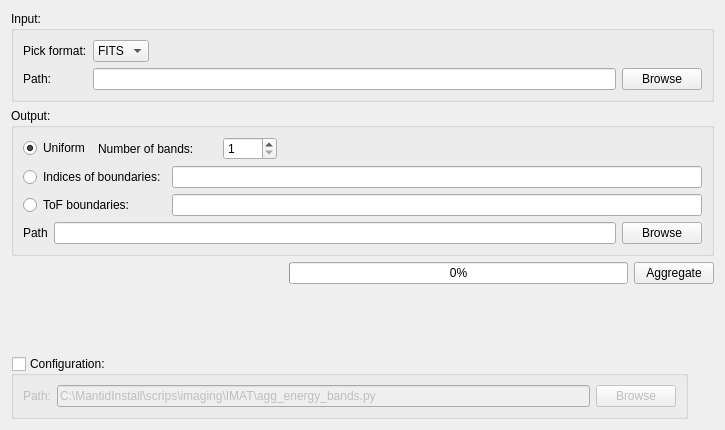
<?xml version="1.0" encoding="UTF-8"?>
<ui version="4.0">
 <class>TomographyIfaceQtTabEnergy</class>
 <widget class="QWidget" name="TomographyIfaceQtTabEnergy">
  <property name="geometry">
   <rect>
    <x>0</x>
    <y>0</y>
    <width>725</width>
    <height>430</height>
   </rect>
  </property>
  <property name="windowTitle">
   <string>Form</string>
  </property>
  <layout class="QGridLayout" name="gridLayout_4">
   <item row="0" column="0" colspan="2">
    <widget class="QGroupBox" name="groupBox">
     <property name="title">
      <string>Input:</string>
     </property>
     <layout class="QGridLayout" name="gridLayout">
      <item row="1" column="3">
       <widget class="QPushButton" name="pushButton_browse_input">
        <property name="sizePolicy">
         <sizepolicy hsizetype="Fixed" vsizetype="Fixed">
          <horstretch>0</horstretch>
          <verstretch>0</verstretch>
         </sizepolicy>
        </property>
        <property name="text">
         <string>Browse</string>
        </property>
       </widget>
      </item>
      <item row="1" column="0">
       <widget class="QLabel" name="label_2">
        <property name="text">
         <string>Path:</string>
        </property>
       </widget>
      </item>
      <item row="0" column="2" colspan="2">
       <spacer name="horizontalSpacer_2">
        <property name="orientation">
         <enum>Qt::Horizontal</enum>
        </property>
        <property name="sizeType">
         <enum>QSizePolicy::Expanding</enum>
        </property>
        <property name="sizeHint" stdset="0">
         <size>
          <width>268</width>
          <height>20</height>
         </size>
        </property>
       </spacer>
      </item>
      <item row="0" column="0">
       <widget class="QLabel" name="label_3">
        <property name="text">
         <string>Pick format:</string>
        </property>
       </widget>
      </item>
      <item row="0" column="1">
       <widget class="QComboBox" name="comboBox_2">
        <property name="sizePolicy">
         <sizepolicy hsizetype="Fixed" vsizetype="Fixed">
          <horstretch>0</horstretch>
          <verstretch>0</verstretch>
         </sizepolicy>
        </property>
        <item>
         <property name="text">
          <string>FITS</string>
         </property>
        </item>
        <item>
         <property name="text">
          <string>TIFF</string>
         </property>
        </item>
        <item>
         <property name="text">
          <string>PNG</string>
         </property>
        </item>
       </widget>
      </item>
      <item row="1" column="1" colspan="2">
       <widget class="QLineEdit" name="lineEdit_input_path">
        <property name="sizePolicy">
         <sizepolicy hsizetype="Expanding" vsizetype="Fixed">
          <horstretch>2</horstretch>
          <verstretch>0</verstretch>
         </sizepolicy>
        </property>
       </widget>
      </item>
     </layout>
    </widget>
   </item>
   <item row="1" column="0" colspan="2">
    <widget class="QGroupBox" name="groupBox_3">
     <property name="title">
      <string>Output:</string>
     </property>
     <layout class="QVBoxLayout" name="verticalLayout">
      <item>
       <layout class="QGridLayout" name="gridLayout_3">
        <item row="0" column="0">
         <widget class="QRadioButton" name="radioButton">
          <property name="text">
           <string>Uniform</string>
          </property>
          <property name="checked">
           <bool>true</bool>
          </property>
         </widget>
        </item>
        <item row="0" column="1" colspan="2">
         <widget class="QLabel" name="label">
          <property name="text">
           <string>Number of bands:</string>
          </property>
         </widget>
        </item>
        <item row="0" column="3">
         <widget class="QSpinBox" name="spinBox">
          <property name="minimum">
           <number>1</number>
          </property>
          <property name="maximum">
           <number>1000</number>
          </property>
         </widget>
        </item>
        <item row="0" column="4">
         <spacer name="horizontalSpacer">
          <property name="orientation">
           <enum>Qt::Horizontal</enum>
          </property>
          <property name="sizeHint" stdset="0">
           <size>
            <width>326</width>
            <height>20</height>
           </size>
          </property>
         </spacer>
        </item>
        <item row="1" column="0" colspan="2">
         <widget class="QRadioButton" name="radioButton_2">
          <property name="text">
           <string>Indices of boundaries:</string>
          </property>
          <property name="checked">
           <bool>false</bool>
          </property>
         </widget>
        </item>
        <item row="1" column="2" colspan="3">
         <widget class="QLineEdit" name="lineEdit_3"/>
        </item>
        <item row="2" column="0" colspan="2">
         <widget class="QRadioButton" name="radioButton_3">
          <property name="text">
           <string>ToF boundaries:</string>
          </property>
         </widget>
        </item>
        <item row="2" column="2" colspan="3">
         <widget class="QLineEdit" name="lineEdit_4"/>
        </item>
       </layout>
      </item>
      <item>
       <layout class="QHBoxLayout" name="horizontalLayout_5">
        <item>
         <widget class="QLabel" name="label_6">
          <property name="text">
           <string>Path</string>
          </property>
         </widget>
        </item>
        <item>
         <widget class="QLineEdit" name="lineEdit_output_path">
          <property name="sizePolicy">
           <sizepolicy hsizetype="Expanding" vsizetype="Fixed">
            <horstretch>1</horstretch>
            <verstretch>0</verstretch>
           </sizepolicy>
          </property>
         </widget>
        </item>
        <item>
         <widget class="QPushButton" name="pushButton_browse_out">
          <property name="text">
           <string>Browse</string>
          </property>
         </widget>
        </item>
       </layout>
      </item>
     </layout>
    </widget>
   </item>
   <item row="2" column="0" colspan="2">
    <layout class="QHBoxLayout" name="horizontalLayout">
     <item>
      <spacer name="horizontalSpacer_5">
       <property name="orientation">
        <enum>Qt::Horizontal</enum>
       </property>
       <property name="sizeHint" stdset="0">
        <size>
         <width>278</width>
         <height>20</height>
        </size>
       </property>
      </spacer>
     </item>
     <item>
      <widget class="QProgressBar" name="progressBar">
       <property name="sizePolicy">
        <sizepolicy hsizetype="Expanding" vsizetype="Fixed">
         <horstretch>1</horstretch>
         <verstretch>0</verstretch>
        </sizepolicy>
       </property>
       <property name="value">
        <number>0</number>
       </property>
      </widget>
     </item>
     <item>
      <widget class="QPushButton" name="pushButton_3">
       <property name="text">
        <string>Aggregate</string>
       </property>
      </widget>
     </item>
    </layout>
   </item>
   <item row="3" column="1">
    <spacer name="verticalSpacer_2">
     <property name="orientation">
      <enum>Qt::Vertical</enum>
     </property>
     <property name="sizeHint" stdset="0">
      <size>
       <width>20</width>
       <height>69</height>
      </size>
     </property>
    </spacer>
   </item>
   <item row="4" column="0">
    <widget class="QGroupBox" name="groupBox_2">
     <property name="title">
      <string>Configuration:</string>
     </property>
     <property name="checkable">
      <bool>true</bool>
     </property>
     <property name="checked">
      <bool>false</bool>
     </property>
     <layout class="QGridLayout" name="gridLayout_2">
      <item row="0" column="0">
       <layout class="QHBoxLayout" name="horizontalLayout_2">
        <item>
         <widget class="QLabel" name="label_4">
          <property name="text">
           <string>Path:</string>
          </property>
         </widget>
        </item>
        <item>
         <widget class="QLineEdit" name="lineEdit_2">
          <property name="sizePolicy">
           <sizepolicy hsizetype="Expanding" vsizetype="Fixed">
            <horstretch>2</horstretch>
            <verstretch>0</verstretch>
           </sizepolicy>
          </property>
          <property name="text">
           <string>C:\MantidInstall\scrips\imaging\IMAT\agg_energy_bands.py</string>
          </property>
         </widget>
        </item>
        <item>
         <widget class="QPushButton" name="pushButton_2">
          <property name="sizePolicy">
           <sizepolicy hsizetype="Fixed" vsizetype="Fixed">
            <horstretch>0</horstretch>
            <verstretch>0</verstretch>
           </sizepolicy>
          </property>
          <property name="text">
           <string>Browse</string>
          </property>
         </widget>
        </item>
       </layout>
      </item>
     </layout>
    </widget>
   </item>
  </layout>
 </widget>
 <resources/>
 <connections/>
</ui>
